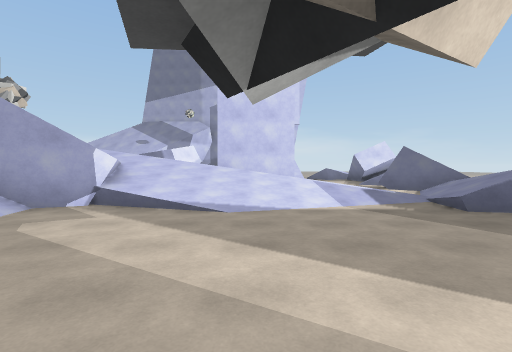
View 1 (above)

24 first-person views from a walk through a 3-D level made in the Unity game engine. The camera is 1.5 m above the floor, tilts 2° down and sees 85° across. The floor is counted in squares, 2 m on a side. Each view is taken from the middle of a square. On the plan, view 1 faces up. The plan holds only what a view shows up to about 10 squares ahead; the rest is blank. The place goes on beyond the plan. Surface patterns are stand-ins for the level's own textures.

View 2
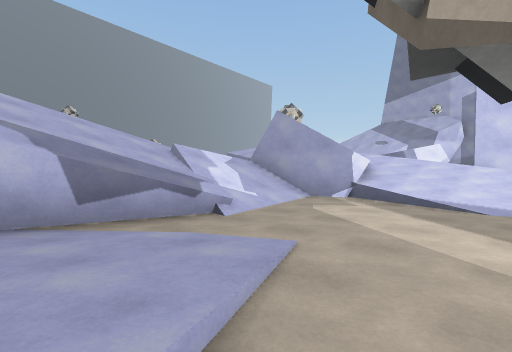

View 3
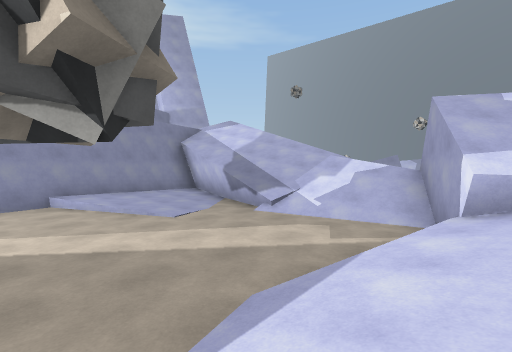

View 4
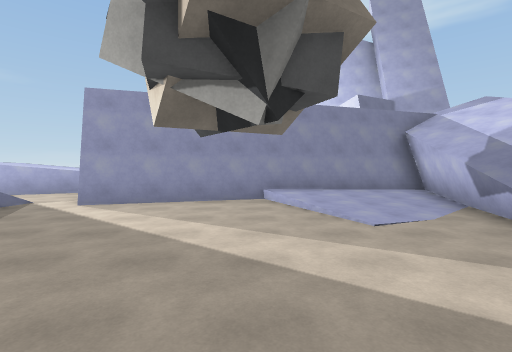

View 5
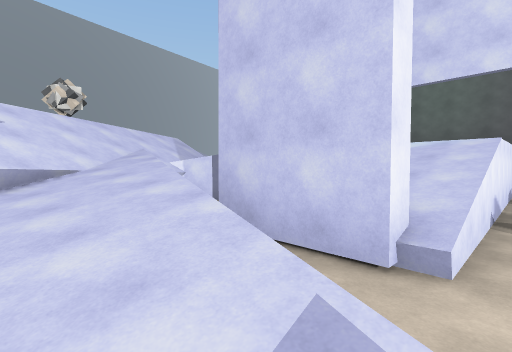

View 6
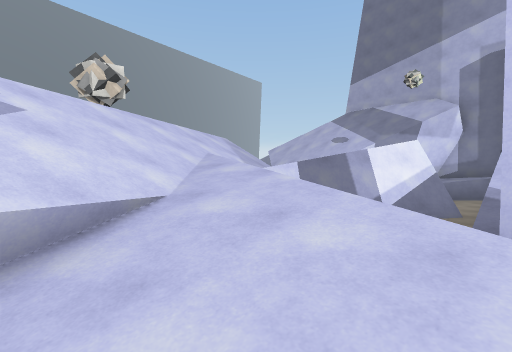

View 7
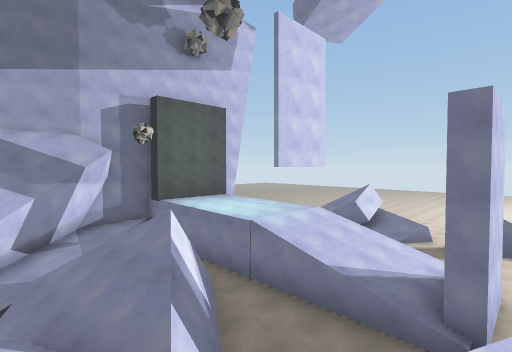

View 8
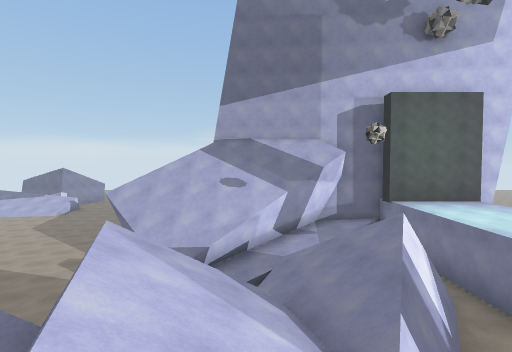

View 9
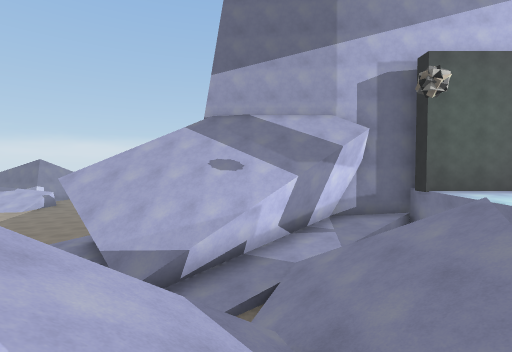

View 10
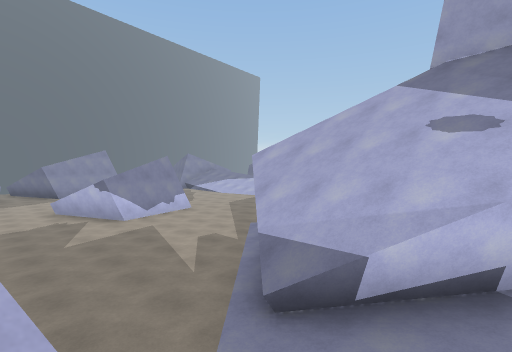

View 11
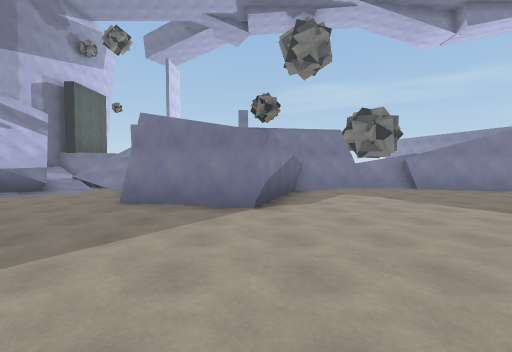

View 12
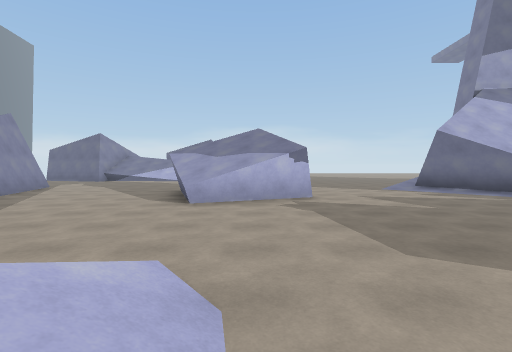

View 13
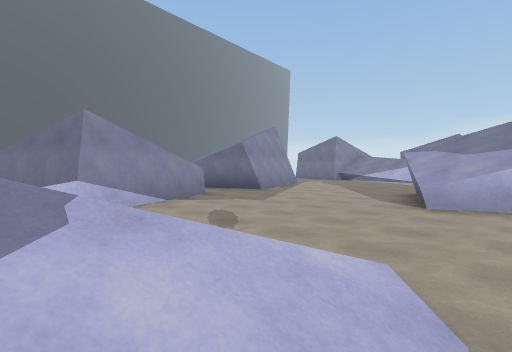

View 14
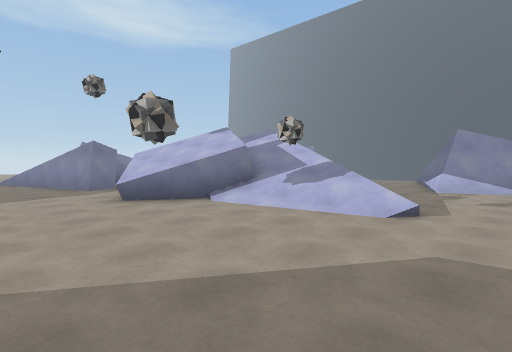

View 15
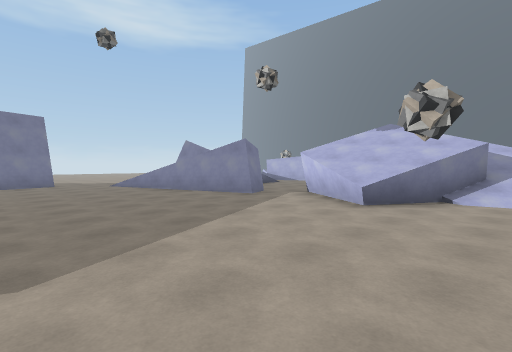

View 16
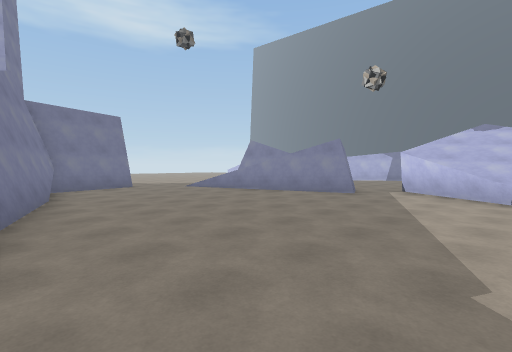

View 17
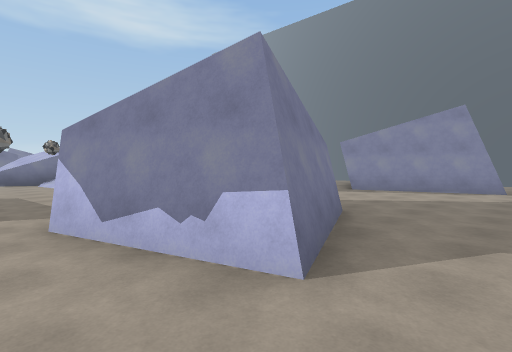

View 18
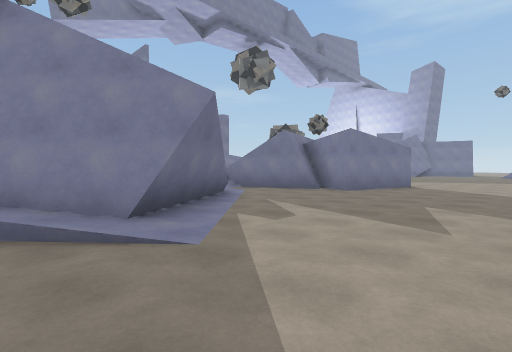

View 19
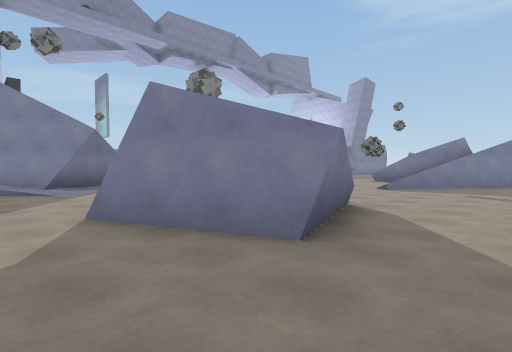

View 20
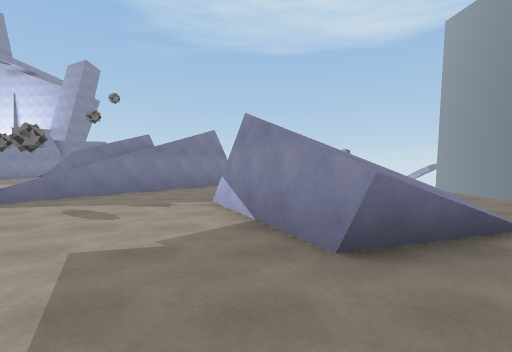

View 21
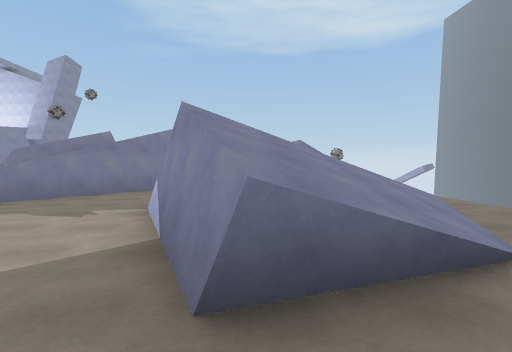

View 22
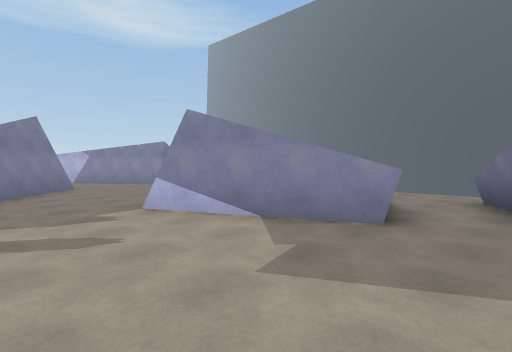

View 23
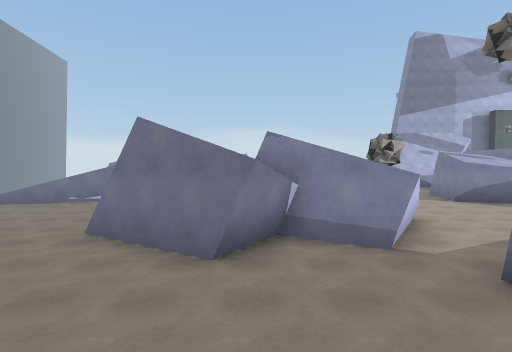

View 24
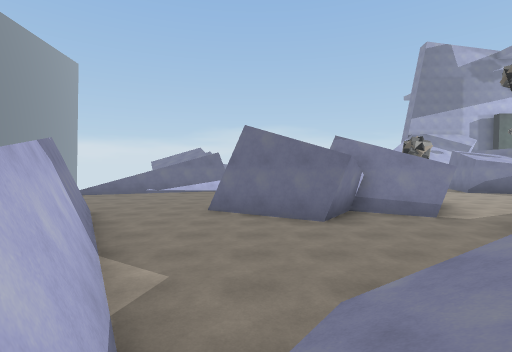

### Floor plan
Key: @ floor where view 1 was taken; # wall or solid block; x gap in a wall; . main floor; : floor 0.25 m higher than the main floor; + floor 1.25 m higher than the main floor; * floor 1.75 m higher than the main floor; % floor 2.5 m higher than the main floor; & floor 2.75 m higher than the main floor; $ floor 3 m higher than the main floor; / step, stairs or slope; = window, fence, low wall or low ledge; ^ raised ledge; v drop or lower ground; R rock.
Columns run from 26 left of view 1 to 2 right of it. Each row starts with its distance up from view 1.
 19   ............../#     #
 18   #............/##    ####
 17   #......##.....##  ###vv###
 16   ##....####.....#####vvv$$$
 15   ##....####.....###/v  v$$$.
 14 ###......^#.......^////vv&&&.
 13 ^../................///vv&&#.
 12 .///.............. ///vvv%%#.
 11 .///#...........##=///vvv**#.
 10 ////#...........##^//=vvv++=.
  9 ////#....=/.....## ^//vvv###.
  8 /##.....##/.....###R////v#...
  7 .......////.......##v///////=
  6 ......##//#.........#//#/////
  5  .....#//^##=.......###/////.
  4  .....=//^##........#//......
  3   #..##//###........#//......
  2   #...##/..........////......
  1   /#.......#.......#///......
  0    #/......##......#//#.:/@..
 -1    /#....   #......#///::/..#
 -2     /#.//   ##....v///:::####
 -3      #//     x....#////##v
 -4       /       ....#//###
 -5                ###v=
 -6                #

Positions as (right, up) in squares from view 1, and headings:
1: (0, 0), facing up
2: (0, -1), facing up-left
3: (1, 6), facing down-left
4: (0, 5), facing down
5: (2, 6), facing up-left
6: (-1, 6), facing up-left
7: (-6, 8), facing up-right
8: (-6, 8), facing up
9: (-6, 10), facing up
10: (-6, 12), facing up-left
11: (-16, 8), facing right
12: (-16, 8), facing up
13: (-16, 8), facing up-left
14: (-12, 11), facing down-left
15: (-9, 7), facing down-left
16: (-7, 5), facing down-left
17: (-14, 19), facing down-left
18: (-14, 19), facing down-right
19: (-20, 19), facing down-right
20: (-22, 15), facing down
21: (-23, 14), facing down
22: (-19, 14), facing down-left
23: (-18, -2), facing up
24: (-20, -4), facing up
